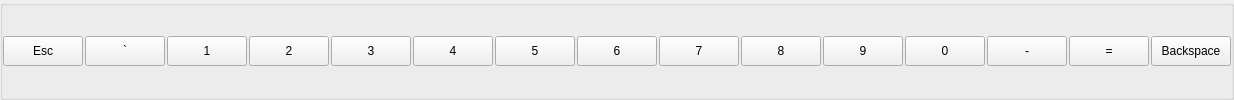
           <widget class="QGroupBox" name="groupBox_5">
            <property name="title">
             <string/>
            </property>
            <layout class="QHBoxLayout" name="horizontalLayout_2">
             <property name="spacing">
              <number>2</number>
             </property>
             <property name="leftMargin">
              <number>0</number>
             </property>
             <property name="topMargin">
              <number>0</number>
             </property>
             <property name="rightMargin">
              <number>0</number>
             </property>
             <property name="bottomMargin">
              <number>0</number>
             </property>
             <item>
              <widget class="QPushButton" name="pushButton_19">
               <property name="minimumSize">
                <size>
                 <width>30</width>
                 <height>30</height>
                </size>
               </property>
               <property name="text">
                <string>Esc</string>
               </property>
              </widget>
             </item>
             <item>
              <widget class="QPushButton" name="pushButton_20">
               <property name="minimumSize">
                <size>
                 <width>30</width>
                 <height>30</height>
                </size>
               </property>
               <property name="styleSheet">
                <string notr="true">QPushButton{
	font:  12pt &quot;MS Shell Dlg 2&quot;;
 color: qlineargradient(spread:pad, x1:0, y1:0, x2:0, y2:1, stop:0 rgba(33, 33, 33, 255), stop:1 rgba(75, 75, 75, 255));
background-color: qlineargradient(spread:pad, x1:1, y1:1, x2:1, y2:0, stop:0 rgba(62, 255, 41, 255), stop:1 rgba(5, 240, 255, 255));
border:2px solid rgb(0, 187, 255);
border-radius:5px;
}
QPushButton:hover{
color: qlineargradient(spread:pad, x1:0, y1:0, x2:1, y2:1, stop:0 rgba(63, 63, 63, 255), stop:1 rgba(33, 33, 33, 255));
 background-color: qlineargradient(spread:pad, x1:0.505636, y1:0.221, x2:0.431818, y2:1, stop:0 rgba(89, 255, 255, 255), stop:1 rgba(9, 198, 250, 200));
border:1px solid rgb(0, 187, 255);}
QPushButton:pressed{
background-color: qlineargradient(spread:pad, x1:0.767, y1:1, x2:1, y2:0, stop:0 rgba(0, 244, 255, 255), stop:1 rgba(3, 115, 255, 255));\n&quot;
}</string>
               </property>
               <property name="text">
                <string>`</string>
               </property>
              </widget>
             </item>
             <item>
              <widget class="QPushButton" name="pushButton_21">
               <property name="minimumSize">
                <size>
                 <width>30</width>
                 <height>30</height>
                </size>
               </property>
               <property name="styleSheet">
                <string notr="true">font: 10pt &quot;MS Shell Dlg 2&quot;;
</string>
               </property>
               <property name="text">
                <string>1</string>
               </property>
              </widget>
             </item>
             <item>
              <widget class="QPushButton" name="pushButton_22">
               <property name="minimumSize">
                <size>
                 <width>30</width>
                 <height>30</height>
                </size>
               </property>
               <property name="styleSheet">
                <string notr="true">font: 10pt &quot;MS Shell Dlg 2&quot;;
</string>
               </property>
               <property name="text">
                <string>2</string>
               </property>
              </widget>
             </item>
             <item>
              <widget class="QPushButton" name="pushButton_23">
               <property name="minimumSize">
                <size>
                 <width>30</width>
                 <height>30</height>
                </size>
               </property>
               <property name="styleSheet">
                <string notr="true">font: 10pt &quot;MS Shell Dlg 2&quot;;</string>
               </property>
               <property name="text">
                <string>3</string>
               </property>
              </widget>
             </item>
             <item>
              <widget class="QPushButton" name="pushButton_24">
               <property name="minimumSize">
                <size>
                 <width>30</width>
                 <height>30</height>
                </size>
               </property>
               <property name="styleSheet">
                <string notr="true">font: 10pt &quot;MS Shell Dlg 2&quot;;</string>
               </property>
               <property name="text">
                <string>4</string>
               </property>
              </widget>
             </item>
             <item>
              <widget class="QPushButton" name="pushButton_25">
               <property name="minimumSize">
                <size>
                 <width>30</width>
                 <height>30</height>
                </size>
               </property>
               <property name="styleSheet">
                <string notr="true">font: 10pt &quot;MS Shell Dlg 2&quot;;</string>
               </property>
               <property name="text">
                <string>5</string>
               </property>
              </widget>
             </item>
             <item>
              <widget class="QPushButton" name="pushButton_26">
               <property name="minimumSize">
                <size>
                 <width>30</width>
                 <height>30</height>
                </size>
               </property>
               <property name="styleSheet">
                <string notr="true">font: 10pt &quot;MS Shell Dlg 2&quot;;</string>
               </property>
               <property name="text">
                <string>6</string>
               </property>
              </widget>
             </item>
             <item>
              <widget class="QPushButton" name="pushButton_27">
               <property name="minimumSize">
                <size>
                 <width>30</width>
                 <height>30</height>
                </size>
               </property>
               <property name="styleSheet">
                <string notr="true">font: 10pt &quot;MS Shell Dlg 2&quot;;</string>
               </property>
               <property name="text">
                <string>7</string>
               </property>
              </widget>
             </item>
             <item>
              <widget class="QPushButton" name="pushButton_28">
               <property name="minimumSize">
                <size>
                 <width>30</width>
                 <height>30</height>
                </size>
               </property>
               <property name="styleSheet">
                <string notr="true">font: 10pt &quot;MS Shell Dlg 2&quot;;</string>
               </property>
               <property name="text">
                <string>8</string>
               </property>
              </widget>
             </item>
             <item>
              <widget class="QPushButton" name="pushButton_29">
               <property name="minimumSize">
                <size>
                 <width>30</width>
                 <height>30</height>
                </size>
               </property>
               <property name="styleSheet">
                <string notr="true">font: 10pt &quot;MS Shell Dlg 2&quot;;</string>
               </property>
               <property name="text">
                <string>9</string>
               </property>
              </widget>
             </item>
             <item>
              <widget class="QPushButton" name="pushButton_30">
               <property name="minimumSize">
                <size>
                 <width>30</width>
                 <height>30</height>
                </size>
               </property>
               <property name="styleSheet">
                <string notr="true">font: 10pt &quot;MS Shell Dlg 2&quot;;</string>
               </property>
               <property name="text">
                <string>0</string>
               </property>
              </widget>
             </item>
             <item>
              <widget class="QPushButton" name="pushButton_31">
               <property name="minimumSize">
                <size>
                 <width>30</width>
                 <height>30</height>
                </size>
               </property>
               <property name="styleSheet">
                <string notr="true">font: 12pt &quot;MS Shell Dlg 2&quot;;</string>
               </property>
               <property name="text">
                <string>-</string>
               </property>
              </widget>
             </item>
             <item>
              <widget class="QPushButton" name="pushButton_32">
               <property name="minimumSize">
                <size>
                 <width>30</width>
                 <height>30</height>
                </size>
               </property>
               <property name="styleSheet">
                <string notr="true">font: 10pt &quot;MS Shell Dlg 2&quot;;</string>
               </property>
               <property name="text">
                <string>=</string>
               </property>
              </widget>
             </item>
             <item>
              <widget class="QPushButton" name="pushButton_33">
               <property name="minimumSize">
                <size>
                 <width>60</width>
                 <height>30</height>
                </size>
               </property>
               <property name="text">
                <string>Backspace</string>
               </property>
              </widget>
             </item>
            </layout>
           </widget>
